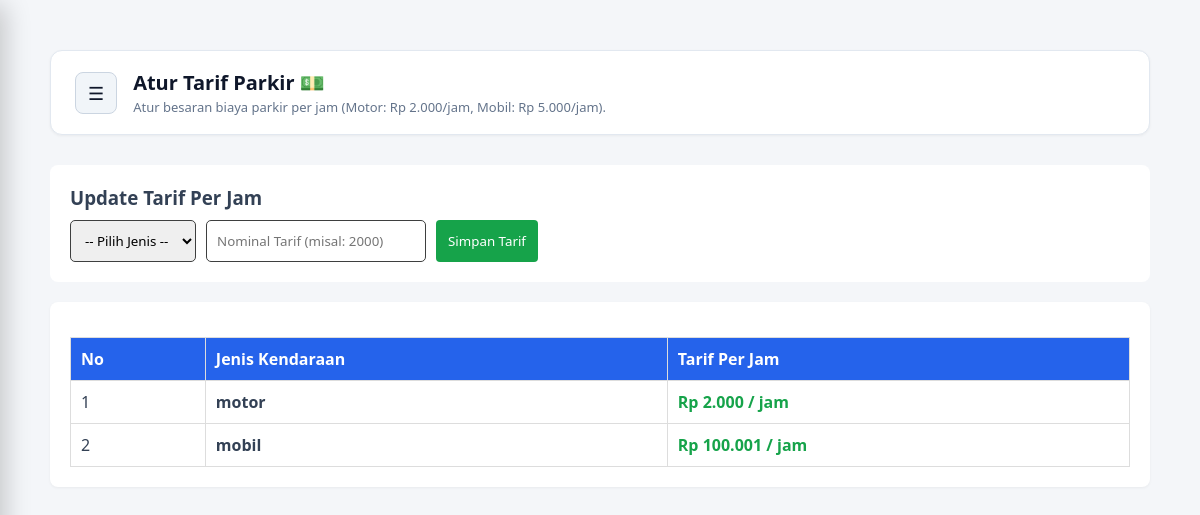
/app_parkir/admin/php-admin/tarif.php (signed in), run on the app's committed database.
### tables this page shows
CREATE TABLE `tb_tarif` (
  `id_tarif` int(11) NOT NULL,
  `jenis_kendaraan` enum('motor','mobil','lainnya') NOT NULL,
  `tarif_per_jam` decimal(10,0) NOT NULL
);

### app_parkir/admin/php-admin/tarif.php (the view, shortened to what this page needs)
<?php
require_once '../../config/koneksi.php';
$tarif_list = mysqli_query($koneksi, "SELECT * FROM tb_tarif ORDER BY id_tarif ASC");
?>
<!DOCTYPE html>
<html lang="id">
<head>
    <link rel="stylesheet" href="../css-admin/dashboard.css?v=<?= time(); ?>">
    <link rel="stylesheet" href="../css-admin/user.css?v=<?= time(); ?>">
</head>
<body>
    <div class="content">
        <div class="header">
            <div class="header-left">
                <button class="menu-toggle" id="btnToggle" title="Buka Menu">☰</button>
                <div>
                    <h2>Atur Tarif Parkir 💵</h2>
                    <p>Atur besaran biaya parkir per jam (Motor: Rp 2.000/jam, Mobil: Rp 5.000/jam).</p>
                </div>
            </div>
        </div>
        <div class="form-box">
            <h3>Update Tarif Per Jam</h3>
            <form action="" method="POST" style="display: flex; gap: 10px; flex-wrap: wrap; margin-top: 10px;">
                <select name="jenis_kendaraan" required>
                    <option value="">-- Pilih Jenis --</option>
                </select>
                <input type="number" name="tarif_per_jam" placeholder="Nominal Tarif (misal: 2000)" required>
                <button type="submit" name="simpan_tarif" class="btn btn-add">Simpan Tarif</button>
            </form>
        </div>
        <div style="overflow-x: auto; background: white; padding: 20px; border-radius: 8px; box-shadow: 0 1px 3px rgba(0,0,0,0.05);">
            <table>
                <thead>
                    <tr>
                        <th>No</th>
                        <th>Jenis Kendaraan</th>
                        <th>Tarif Per Jam</th>
                    </tr>
                </thead>
                <tbody>
                    <?php $no = 1; while($row = mysqli_fetch_assoc($tarif_list)): ?>
                    <tr>
                        <td><?= $no++; ?></td>
                        <td><b><?= htmlspecialchars($row['jenis_kendaraan']); ?></b></td>
                        <td><b style="color: #16a34a;">Rp <?= number_format($row['tarif_per_jam'], 0, ',', '.'); ?> / jam</b></td>
                    </tr>
                    <?php endwhile; ?>
                </tbody>
            </table>
        </div>
    </div>
</body>
</html>

### app_parkir/admin/css-admin/dashboard.css (style rules this page uses)
* { margin: 0; padding: 0; box-sizing: border-box; font-family: "Segoe UI", system-ui, -apple-system, sans-serif; }
body { background-color: #f8fafc; color: #334155; display: flex; min-height: 100vh; position: relative; overflow-x: hidden; }
.content { flex: 1; padding: 30px; overflow-y: auto; width: 100%; }
.header { background-color: #ffffff; padding: 18px 24px; border-radius: 12px; box-shadow: 0 1px 3px rgba(0, 0, 0, 0.05); margin-bottom: 30px; border: 1px solid #e2e8f0; }
.header-left { display: flex; align-items: center; gap: 16px; }
.menu-toggle { background-color: #f1f5f9; color: #0f172a; border: 1px solid #cbd5e1; padding: 8px 12px; border-radius: 8px; font-size: 18px; cursor: pointer; transition: all 0.2s ease; display: flex; align-items: center; justify-content: center; }
.header h2 { font-size: 20px; color: #0f172a; margin-bottom: 2px; }
.header p { color: #64748b; font-size: 13px; }

### app_parkir/admin/css-admin/user.css (style rules this page uses)
body { font-family: Arial, sans-serif; padding: 20px; background: #f4f6f9; }
table { width: 100%; border-collapse: collapse; background: #fff; margin-top: 15px; }
th, td { border: 1px solid #ddd; padding: 10px; text-align: left; }
th { background-color: #2563eb; color: white; }
.form-box { background: #fff; padding: 20px; border-radius: 8px; margin-bottom: 20px; }
.btn { padding: 8px 12px; border: none; cursor: pointer; text-decoration: none; display: inline-block; border-radius: 4px; }
.btn-add { background: #16a34a; color: white; padding: 12px; }
input, select { padding: 10px; border: #3e3f3f solid 1px; border-radius: 5px; }

### data on the page
tb_tarif: jenis_kendaraan "motor", tarif_per_jam "2.000"
tb_tarif: jenis_kendaraan "mobil", tarif_per_jam "100.001"
